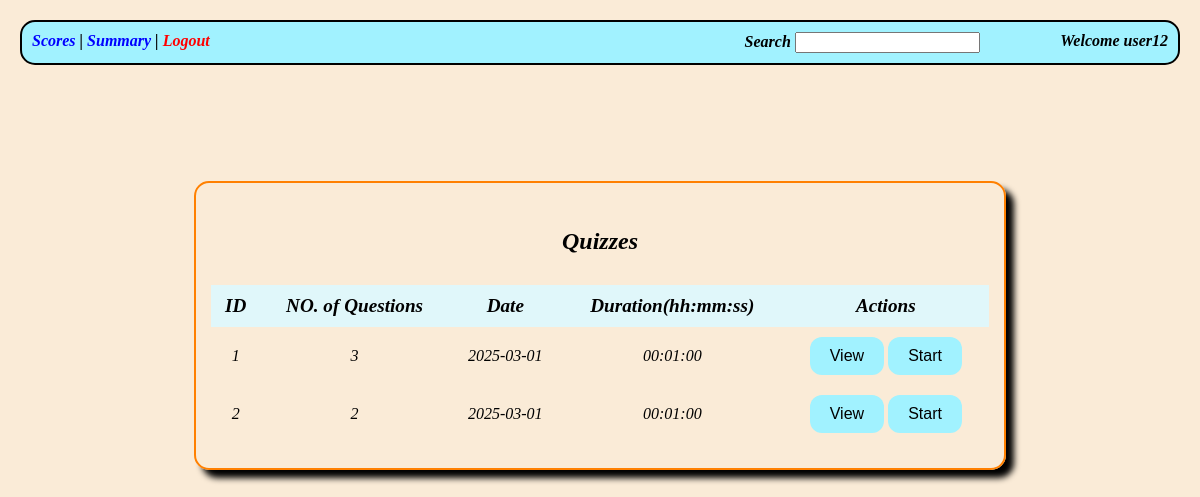
Screenshot of /user/dashboard/2 with the database file from the repository.
### models.py (models this page shows)
class user(db.Model):
    __tablename__ = 'user'
    id = db.Column(db.Integer , primary_key = True)
    username = db.Column(db.String , unique =True , nullable = False)
    password = db.Column(db.String , nullable = False)
    uname = db.Column(db.String , nullable = False)
    qualification = db.Column(db.String , nullable = False)
    dob = db.Column(db.Date , nullable=False)
    scores = db.relationship("scores" , backref = "user")

class quiz(db.Model):
    __tablename__ = "quiz"
    id = db.Column(db.Integer , primary_key = True)
    name = db.Column(db.String , unique = True)
    chapter_id = db.Column( db.ForeignKey("chapter.id" , ondelete = "CASCADE" ) , nullable = False)
    doq = db.Column(db.Date , nullable = False)
    time = db.Column(db.Time , nullable = False) #(hh:mm)
    remarks = db.Column(db.String , nullable = True)
    questions = db.relationship('questions' , backref = 'quiz' , cascade="all, delete-orphan")
    score = db.relationship('scores' , backref = "quiz" , cascade="all, delete-orphan")

### app.py (the view)
@app.route("/user/dashboard/<int:user_id>" , methods = ["GET"])
def userdash(user_id):
    current_user = user.query.get(user_id)                        #current user
    quizzes = quiz.query.all()                                    #all quizzes
    quests = questions.query.all()                                #all questions
    return render_template("userdash.html" , name = current_user.uname , quizzes = quizzes , quests = quests , user_id = current_user.id)

### templates/userdash.html (shortened to what this page needs)
<!DOCTYPE html>
<html lang="en">
  <head>
    <link rel="stylesheet" href="/static/adminstyle.css" />
  </head>
  <body>
    <div class="header">
      <div>
        <a href="/scores/{{user_id}}">Scores </a>
        |
        <a href="/user/summary/{{user_id}}">Summary</a>
        |
        <a href="/" class="logout"> Logout</a>
      </div>
      <form
        method="post"
        action="/user/search/{{user_id}}"
        style="padding-left: 40%"
      >
        <label>Search</label>
        <input name="search" />
      </form>
      <div>Welcome {{name}}</div>
    </div>
    <div style="align-content: center; padding-top: 10%">
      <div class="subject-card" style="margin: auto; width: 70%">
        <table>
          <tr>
            <td colspan="5">
              <h2>Quizzes</h2>
            </td>
          </tr>
          <tr>
            <th>ID</th>
            <th>NO. of Questions</th>
            <th>Date</th>
            <th>Duration(hh:mm:ss)</th>
            <th>Actions</th>
          </tr>
          {%for quiz in quizzes%}
          <tr>
            <td>{{quiz.id}}</td>
            <td>
              {% set question_count = [] %}  {{question_count|length}}
            </td>
            <td>{{quiz.doq}}</td>
            <td>{{quiz.time}}</td>
            <td>
              <a href="/quiz/view/{{quiz.id}}/{{user_id}}"
                ><button class="buttoncurve">View</button></a
              >
              <a href="/startquiz/{{user_id}}/{{quiz.id}}"
                ><button class="buttoncurve">Start</button></a
              >
            </td>
          </tr>
          {%endfor%}
        </table>
      </div>
    </div>
  </body>
</html>

### static/adminstyle.css (style rules this page uses)
body { font-style: italic; margin: 20px; background-color: antiquewhite; }
.header { border: 2px solid black; font-weight: bold; padding: 10px; display: flex; justify-content: space-between; border-radius: 15px; background-color: #a1f2ff; }
.header a { text-decoration: none; color: blue; font-weight: bold; }
.header a.logout { color: red; }
.subject-card { box-shadow: 8px 8px 6px; border: 2px solid rgb(255, 128, 0); border-radius: 15px; padding: 15px; width: 45%; background-color: #f9f9f900; box-sizing: border-box; }
.subject-card table { width: 100%; border-collapse: separate; border-spacing: 0; margin-bottom: 10px; }
.subject-card th, .subject-card td { border: 0px solid rgb(251, 0, 255); padding: 10px; text-align: center; }
.subject-card th { background-color: #e0f7fa; text-align: center; font-size: 1.2em; }
.buttoncurve { border-radius: 12px; padding: 10px 20px; background: #a1f2ff; color: rgb(0, 0, 0); border: none; cursor: pointer; font-size: 16px; }

### rows the page displays
user: uname "user12"
quiz: id "1", question_count "3", doq "2025-03-01", time "00:01:00"
quiz: id "2", question_count "2", doq "2025-03-01", time "00:01:00"
